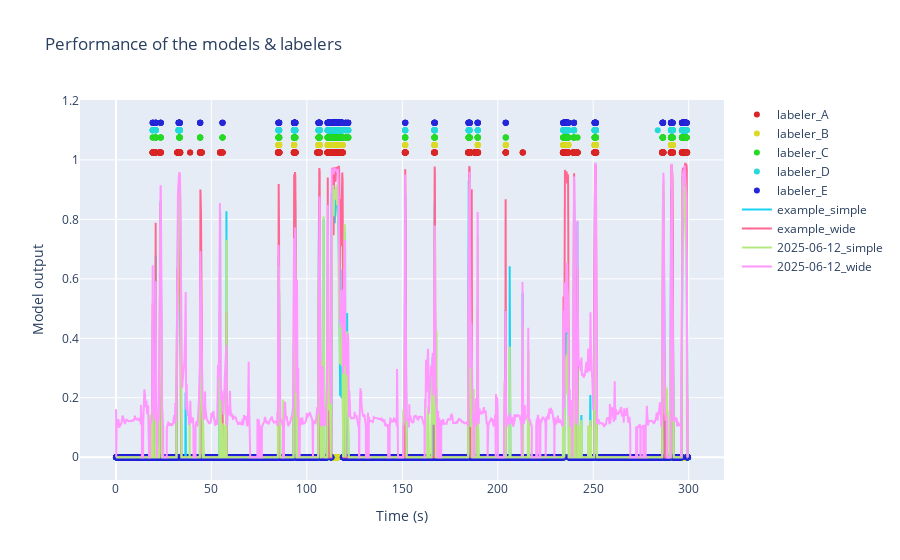

The code cell stored with this chart in its notebook:
### Markdown cell above
Also, we can see both the models and the labelers performance on an example video

### Code cell
example_folder_path = base / r'examples\colabeled_video'

labelers_example = {
    "labeler_A": "Example_labeler_A.csv",
    "labeler_B": "Example_labeler_B.csv",
    "labeler_C": "Example_labeler_C.csv",
    "labeler_D": "Example_labeler_D.csv",
    "labeler_E": "Example_labeler_E.csv"
}

rst.plot_performance_on_video(example_folder_path, model_paths, labelers_example, fps = 25, 
                              bodyparts = ['nose', 'left_ear', 'right_ear', 'head', 'neck', 'body'], 
                              targets = ['obj_1', 'obj_2'], plot_tgt = "obj_2")

### Figure 1 — Plotly figure (JSON) as saved in the notebook; plotly's stock layout.template omitted (floating-point values rounded to 4 significant figures; data arrays with more than 128 entries replaced by an {"elided": "..."} marker saying what was removed)
{"data": [{"marker": {"color": "hsl(0, 70%, 50%)"}, "mode": "markers", "name": "labeler_A", "type": "scatter", "x": {"elided": "7493 float values"}, "y": {"elided": "7493 float values"}}, {"marker": {"color": "hsl(60, 70%, 50%)"}, "mode": "markers", "name": "labeler_B", "type": "scatter", "x": {"elided": "7493 float values"}, "y": {"elided": "7493 float values"}}, {"marker": {"color": "hsl(120, 70%, 50%)"}, "mode": "markers", "name": "labeler_C", "type": "scatter", "x": {"elided": "7493 float values"}, "y": {"elided": "7493 float values"}}, {"marker": {"color": "hsl(180, 70%, 50%)"}, "mode": "markers", "name": "labeler_D", "type": "scatter", "x": {"elided": "7493 float values"}, "y": {"elided": "7493 float values"}}, {"marker": {"color": "hsl(240, 70%, 50%)"}, "mode": "markers", "name": "labeler_E", "type": "scatter", "x": {"elided": "7493 float values"}, "y": {"elided": "7493 float values"}}, {"line": {"width": 2}, "mode": "lines", "name": "example_simple", "type": "scatter", "x": {"elided": "7493 float values"}, "y": {"elided": "7493 float values"}}, {"line": {"width": 2}, "mode": "lines", "name": "example_wide", "type": "scatter", "x": {"elided": "7493 float values"}, "y": {"elided": "7493 float values"}}, {"line": {"width": 2}, "mode": "lines", "name": "2025-06-12_simple", "type": "scatter", "x": {"elided": "7493 float values"}, "y": {"elided": "7493 float values"}}, {"line": {"width": 2}, "mode": "lines", "name": "2025-06-12_wide", "type": "scatter", "x": {"elided": "7493 float values"}, "y": {"elided": "7493 float values"}}], "layout": {"showlegend": true, "title": {"text": "Performance of the models & labelers"}, "xaxis": {"title": {"text": "Time (s)"}}, "yaxis": {"title": {"text": "Model output"}}}}
